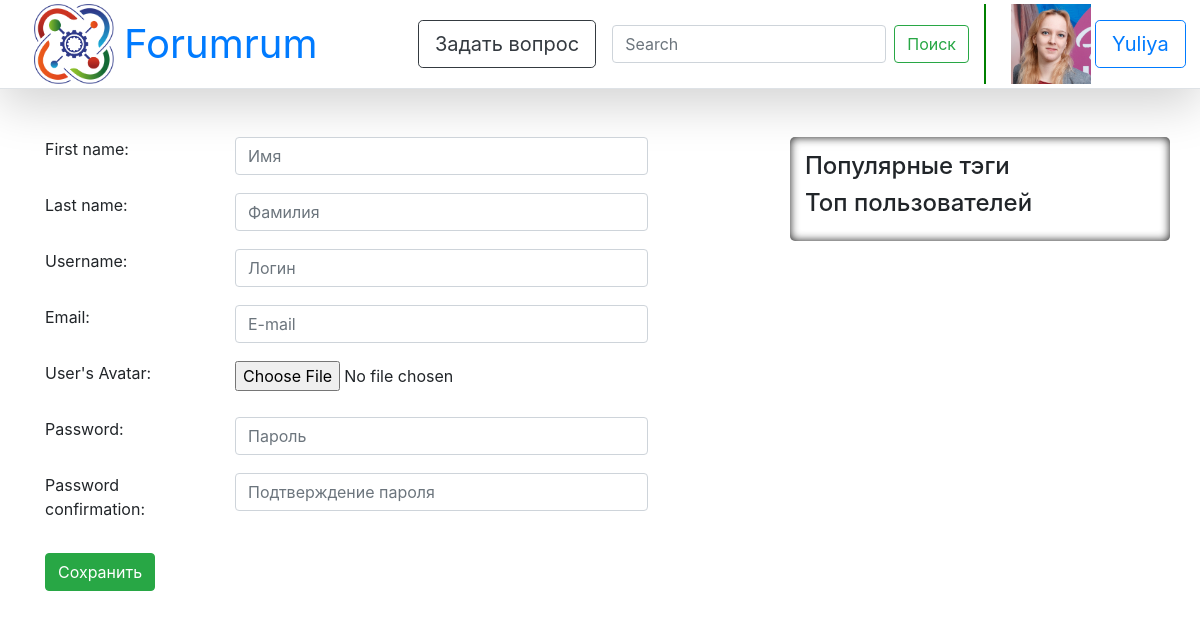
Page /user/root/edit (signed in) on the committed database.
### question/models.py (models this page shows)
class User(AbstractUser):
    upload = models.ImageField(default="default/default_avatar.png", upload_to="uploads/%Y/%m/%d/",
                               verbose_name="User's Avatar")
    registration_date = models.DateTimeField(default=timezone.now, verbose_name="User's Registration Date")
    rating = models.IntegerField(default=0, verbose_name="User's Rating")
    objects = UserManager()
    def __str__(self):
        return self.username

### question/views.py (the view)
# urls.py: path('user/<str:username>/edit', views.profile_edit, name='profile_edit'),
def profile_edit(request, username):
    user = get_object_or_404(User, username=request.user)
    form = UserRegistrationForm()
    return render(request, 'profile_edit.html', {'user': user, 'form': form})

### templates/profile_edit.html (shortened to what this page needs)
{% extends 'base.html' %}
{% block content %}
    {% if user.is_authenticated %}
        <form enctype="multipart/form-data" class="form-horizontal" action="{{ request.path }}" method="post"> {% csrf_token %}
            {% for field in form %}
                <div class="row mb-3">
                    <div class="col-md-3">
                        <label>{{ field.label_tag }}</label>
                    </div>
                    <div class="col-md-7">
                        {{ field }}
                    </div>
                </div>
            {% endfor %}
            <div class="form-group">
                <input type="submit" value="Сохранить" class="btn btn-success"/>
            </div>
        </form>
    {% else %}
        <h2 style="color: red"> Access error </h2>
    {% endif %}
{% endblock %}

### templates/navbar.html
{% load static %}
{% block navbar %}
    <div class="col-12 d-flex flex-column flex-md-row align-items-center p-1 px-md-4 mb-5 bg-white border-bottom shadow-lg">
        <img src={% static "img/Logo.png" %} alt="" class="logo">
        <h1 class="my-0 mr-md-auto font-weight-normal">
            <a href="{% url 'home' %}">Forumrum</a>
        </h1>
        <nav class="my-2 my-md-0 mr-md-3">
            <a class="btn btn-outline-dark btn-lg" href="{% url 'ask' %}" role="button">Задать вопрос</a>
        </nav>
        <form class="form-inline mt-2 mt-md-0">
            <input class="form-control mr-sm-2" type="text" placeholder="Search" aria-label="Search">
            <button class="btn btn-outline-success my-2 my-sm-0" type="submit">Поиск</button>
        </form>
        {% if user.is_authenticated %}
            <div class="col-1 left_line">
                <img class="logo" src="{{ MEDIA_URL }}{{ user.upload }}" alt="">
            </div>
            <div class="col-1">
                <a class="btn btn-outline-primary btn-lg"
                   href="{% url 'profile' user.username %}">{{ user.username }}</a>
            </div>
        {% else %}
            <a class="col-2 btn btn-outline-primary my_btn btn-lg" href="{% url 'login' %}">Вход</a>
        {% endif %}
    </div>
{% endblock %}

### static/css/askk.css (style rules this page uses)
.left_line { border-left-width: 2px; border-left-style: solid; border-color: green; padding-left: 15px; margin-left: 15px; }
.logo { margin-right: 10px; margin-left: 10px; position: relative; width: 80px; height: 80px; }
html { position: relative; min-height: 100%; }
body { margin-bottom: 60px; }

### rows in the picture
User: upload (picture), username "Yuliya"

### other values in the picture
{{ field.label_tag }} "First name:" "Last name:" "Username:" "Email:" "User's Avatar:" "Password:" "Password confirmation:"
